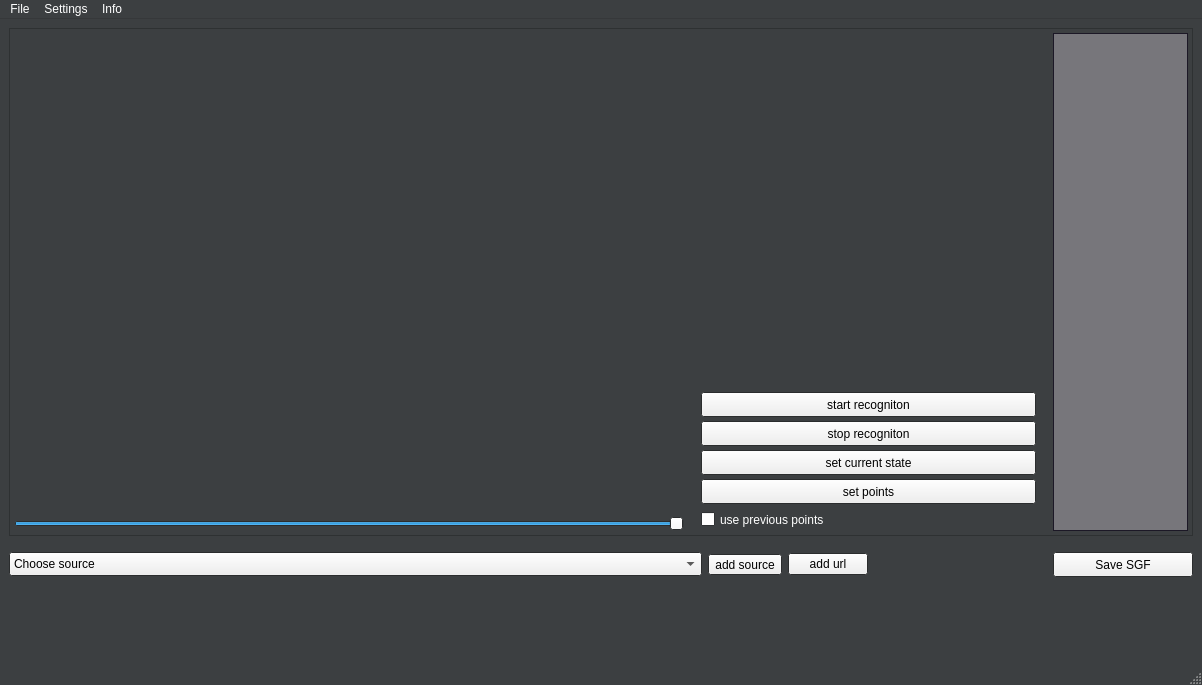
<?xml version="1.0" encoding="UTF-8"?>
<ui version="4.0">
 <class>MainWindow</class>
 <widget class="QMainWindow" name="MainWindow">
  <property name="geometry">
   <rect>
    <x>0</x>
    <y>0</y>
    <width>1202</width>
    <height>685</height>
   </rect>
  </property>
  <property name="sizePolicy">
   <sizepolicy hsizetype="Fixed" vsizetype="Expanding">
    <horstretch>0</horstretch>
    <verstretch>0</verstretch>
   </sizepolicy>
  </property>
  <property name="minimumSize">
   <size>
    <width>800</width>
    <height>600</height>
   </size>
  </property>
  <property name="palette">
   <palette>
    <active>
     <colorrole role="Light">
      <brush brushstyle="SolidPattern">
       <color alpha="255">
        <red>119</red>
        <green>118</green>
        <blue>123</blue>
       </color>
      </brush>
     </colorrole>
     <colorrole role="Base">
      <brush brushstyle="SolidPattern">
       <color alpha="255">
        <red>255</red>
        <green>255</green>
        <blue>255</blue>
       </color>
      </brush>
     </colorrole>
     <colorrole role="Window">
      <brush brushstyle="SolidPattern">
       <color alpha="255">
        <red>60</red>
        <green>63</green>
        <blue>65</blue>
       </color>
      </brush>
     </colorrole>
     <colorrole role="ToolTipText">
      <brush brushstyle="SolidPattern">
       <color alpha="255">
        <red>255</red>
        <green>255</green>
        <blue>255</blue>
       </color>
      </brush>
     </colorrole>
    </active>
    <inactive>
     <colorrole role="Light">
      <brush brushstyle="SolidPattern">
       <color alpha="255">
        <red>119</red>
        <green>118</green>
        <blue>123</blue>
       </color>
      </brush>
     </colorrole>
     <colorrole role="Base">
      <brush brushstyle="SolidPattern">
       <color alpha="255">
        <red>255</red>
        <green>255</green>
        <blue>255</blue>
       </color>
      </brush>
     </colorrole>
     <colorrole role="Window">
      <brush brushstyle="SolidPattern">
       <color alpha="255">
        <red>60</red>
        <green>63</green>
        <blue>65</blue>
       </color>
      </brush>
     </colorrole>
     <colorrole role="ToolTipText">
      <brush brushstyle="SolidPattern">
       <color alpha="255">
        <red>255</red>
        <green>255</green>
        <blue>255</blue>
       </color>
      </brush>
     </colorrole>
    </inactive>
    <disabled>
     <colorrole role="Light">
      <brush brushstyle="SolidPattern">
       <color alpha="255">
        <red>119</red>
        <green>118</green>
        <blue>123</blue>
       </color>
      </brush>
     </colorrole>
     <colorrole role="Base">
      <brush brushstyle="SolidPattern">
       <color alpha="255">
        <red>60</red>
        <green>63</green>
        <blue>65</blue>
       </color>
      </brush>
     </colorrole>
     <colorrole role="Window">
      <brush brushstyle="SolidPattern">
       <color alpha="255">
        <red>60</red>
        <green>63</green>
        <blue>65</blue>
       </color>
      </brush>
     </colorrole>
     <colorrole role="ToolTipText">
      <brush brushstyle="SolidPattern">
       <color alpha="255">
        <red>255</red>
        <green>255</green>
        <blue>255</blue>
       </color>
      </brush>
     </colorrole>
    </disabled>
   </palette>
  </property>
  <property name="windowTitle">
   <string>go-broadcast</string>
  </property>
  <property name="windowOpacity">
   <double>1.000000000000000</double>
  </property>
  <property name="layoutDirection">
   <enum>Qt::LeftToRight</enum>
  </property>
  <widget class="QWidget" name="centralwidget">
   <layout class="QVBoxLayout" name="verticalLayout_3">
    <item>
     <widget class="QFrame" name="frame">
      <property name="sizePolicy">
       <sizepolicy hsizetype="Expanding" vsizetype="Expanding">
        <horstretch>0</horstretch>
        <verstretch>0</verstretch>
       </sizepolicy>
      </property>
      <property name="minimumSize">
       <size>
        <width>780</width>
        <height>420</height>
       </size>
      </property>
      <property name="sizeIncrement">
       <size>
        <width>0</width>
        <height>0</height>
       </size>
      </property>
      <property name="font">
       <font>
        <family>Ubuntu</family>
       </font>
      </property>
      <property name="cursor">
       <cursorShape>ArrowCursor</cursorShape>
      </property>
      <property name="focusPolicy">
       <enum>Qt::WheelFocus</enum>
      </property>
      <property name="layoutDirection">
       <enum>Qt::LeftToRight</enum>
      </property>
      <property name="frameShape">
       <enum>QFrame::StyledPanel</enum>
      </property>
      <property name="frameShadow">
       <enum>QFrame::Raised</enum>
      </property>
      <layout class="QHBoxLayout" name="horizontalLayout">
       <property name="spacing">
        <number>17</number>
       </property>
       <property name="leftMargin">
        <number>4</number>
       </property>
       <property name="topMargin">
        <number>4</number>
       </property>
       <property name="rightMargin">
        <number>4</number>
       </property>
       <property name="bottomMargin">
        <number>4</number>
       </property>
       <item>
        <widget class="QWidget" name="stream_widget" native="true">
         <property name="sizePolicy">
          <sizepolicy hsizetype="Preferred" vsizetype="Preferred">
           <horstretch>2</horstretch>
           <verstretch>0</verstretch>
          </sizepolicy>
         </property>
         <property name="minimumSize">
          <size>
           <width>350</width>
           <height>0</height>
          </size>
         </property>
         <layout class="QVBoxLayout" name="verticalLayout_2">
          <property name="leftMargin">
           <number>0</number>
          </property>
          <property name="topMargin">
           <number>0</number>
          </property>
          <property name="rightMargin">
           <number>0</number>
          </property>
          <property name="bottomMargin">
           <number>0</number>
          </property>
          <item>
           <widget class="QLabel" name="stream_label">
            <property name="sizePolicy">
             <sizepolicy hsizetype="Expanding" vsizetype="Expanding">
              <horstretch>0</horstretch>
              <verstretch>0</verstretch>
             </sizepolicy>
            </property>
            <property name="minimumSize">
             <size>
              <width>350</width>
              <height>350</height>
             </size>
            </property>
            <property name="frameShape">
             <enum>QFrame::NoFrame</enum>
            </property>
            <property name="text">
             <string/>
            </property>
            <property name="pixmap">
             <pixmap>../../Pictures/Screenshots/Screenshot from 2023-04-19 22-10-36.png</pixmap>
            </property>
            <property name="scaledContents">
             <bool>true</bool>
            </property>
           </widget>
          </item>
          <item>
           <widget class="QSlider" name="horizontal_slider">
            <property name="sizePolicy">
             <sizepolicy hsizetype="Expanding" vsizetype="Fixed">
              <horstretch>0</horstretch>
              <verstretch>0</verstretch>
             </sizepolicy>
            </property>
            <property name="minimumSize">
             <size>
              <width>350</width>
              <height>0</height>
             </size>
            </property>
            <property name="value">
             <number>99</number>
            </property>
            <property name="sliderPosition">
             <number>99</number>
            </property>
            <property name="orientation">
             <enum>Qt::Horizontal</enum>
            </property>
           </widget>
          </item>
         </layout>
        </widget>
       </item>
       <item>
        <widget class="QWidget" name="board_buttons_widget" native="true">
         <property name="sizePolicy">
          <sizepolicy hsizetype="Expanding" vsizetype="Expanding">
           <horstretch>1</horstretch>
           <verstretch>0</verstretch>
          </sizepolicy>
         </property>
         <property name="minimumSize">
          <size>
           <width>250</width>
           <height>0</height>
          </size>
         </property>
         <layout class="QVBoxLayout" name="verticalLayout">
          <property name="spacing">
           <number>4</number>
          </property>
          <property name="leftMargin">
           <number>0</number>
          </property>
          <property name="topMargin">
           <number>0</number>
          </property>
          <property name="rightMargin">
           <number>0</number>
          </property>
          <property name="bottomMargin">
           <number>0</number>
          </property>
          <item>
           <widget class="QLabel" name="board_label">
            <property name="sizePolicy">
             <sizepolicy hsizetype="Expanding" vsizetype="Expanding">
              <horstretch>1</horstretch>
              <verstretch>0</verstretch>
             </sizepolicy>
            </property>
            <property name="minimumSize">
             <size>
              <width>250</width>
              <height>250</height>
             </size>
            </property>
            <property name="text">
             <string/>
            </property>
            <property name="pixmap">
             <pixmap>../../Desktop/board 2_screenshot_30.04.2023.png</pixmap>
            </property>
            <property name="scaledContents">
             <bool>true</bool>
            </property>
            <property name="alignment">
             <set>Qt::AlignCenter</set>
            </property>
           </widget>
          </item>
          <item>
           <widget class="QPushButton" name="start_recognition_button">
            <property name="sizePolicy">
             <sizepolicy hsizetype="Expanding" vsizetype="Fixed">
              <horstretch>0</horstretch>
              <verstretch>0</verstretch>
             </sizepolicy>
            </property>
            <property name="minimumSize">
             <size>
              <width>250</width>
              <height>25</height>
             </size>
            </property>
            <property name="text">
             <string>start recogniton</string>
            </property>
           </widget>
          </item>
          <item>
           <widget class="QPushButton" name="stop_recognition_button">
            <property name="sizePolicy">
             <sizepolicy hsizetype="Expanding" vsizetype="Fixed">
              <horstretch>0</horstretch>
              <verstretch>0</verstretch>
             </sizepolicy>
            </property>
            <property name="minimumSize">
             <size>
              <width>250</width>
              <height>25</height>
             </size>
            </property>
            <property name="text">
             <string>stop recogniton</string>
            </property>
           </widget>
          </item>
          <item>
           <widget class="QPushButton" name="set_current_state_button">
            <property name="sizePolicy">
             <sizepolicy hsizetype="Expanding" vsizetype="Fixed">
              <horstretch>0</horstretch>
              <verstretch>0</verstretch>
             </sizepolicy>
            </property>
            <property name="minimumSize">
             <size>
              <width>250</width>
              <height>25</height>
             </size>
            </property>
            <property name="text">
             <string>set current state</string>
            </property>
           </widget>
          </item>
          <item>
           <widget class="QPushButton" name="set_points_button">
            <property name="sizePolicy">
             <sizepolicy hsizetype="Expanding" vsizetype="Fixed">
              <horstretch>0</horstretch>
              <verstretch>0</verstretch>
             </sizepolicy>
            </property>
            <property name="minimumSize">
             <size>
              <width>250</width>
              <height>25</height>
             </size>
            </property>
            <property name="text">
             <string>set points</string>
            </property>
           </widget>
          </item>
          <item>
           <widget class="QCheckBox" name="previous_points_box">
            <property name="sizePolicy">
             <sizepolicy hsizetype="Expanding" vsizetype="Fixed">
              <horstretch>0</horstretch>
              <verstretch>0</verstretch>
             </sizepolicy>
            </property>
            <property name="minimumSize">
             <size>
              <width>250</width>
              <height>23</height>
             </size>
            </property>
            <property name="palette">
             <palette>
              <active>
               <colorrole role="WindowText">
                <brush brushstyle="SolidPattern">
                 <color alpha="255">
                  <red>255</red>
                  <green>255</green>
                  <blue>255</blue>
                 </color>
                </brush>
               </colorrole>
              </active>
              <inactive>
               <colorrole role="WindowText">
                <brush brushstyle="SolidPattern">
                 <color alpha="255">
                  <red>255</red>
                  <green>255</green>
                  <blue>255</blue>
                 </color>
                </brush>
               </colorrole>
              </inactive>
              <disabled>
               <colorrole role="WindowText">
                <brush brushstyle="SolidPattern">
                 <color alpha="255">
                  <red>190</red>
                  <green>190</green>
                  <blue>190</blue>
                 </color>
                </brush>
               </colorrole>
              </disabled>
             </palette>
            </property>
            <property name="text">
             <string>use previous points</string>
            </property>
           </widget>
          </item>
         </layout>
        </widget>
       </item>
       <item>
        <widget class="QListView" name="moves_list">
         <property name="sizePolicy">
          <sizepolicy hsizetype="Fixed" vsizetype="Expanding">
           <horstretch>1</horstretch>
           <verstretch>0</verstretch>
          </sizepolicy>
         </property>
         <property name="minimumSize">
          <size>
           <width>135</width>
           <height>380</height>
          </size>
         </property>
         <property name="maximumSize">
          <size>
           <width>135</width>
           <height>16777215</height>
          </size>
         </property>
         <property name="palette">
          <palette>
           <active>
            <colorrole role="Base">
             <brush brushstyle="SolidPattern">
              <color alpha="255">
               <red>119</red>
               <green>118</green>
               <blue>123</blue>
              </color>
             </brush>
            </colorrole>
            <colorrole role="Window">
             <brush brushstyle="SolidPattern">
              <color alpha="255">
               <red>36</red>
               <green>31</green>
               <blue>49</blue>
              </color>
             </brush>
            </colorrole>
           </active>
           <inactive>
            <colorrole role="Base">
             <brush brushstyle="SolidPattern">
              <color alpha="255">
               <red>119</red>
               <green>118</green>
               <blue>123</blue>
              </color>
             </brush>
            </colorrole>
            <colorrole role="Window">
             <brush brushstyle="SolidPattern">
              <color alpha="255">
               <red>36</red>
               <green>31</green>
               <blue>49</blue>
              </color>
             </brush>
            </colorrole>
           </inactive>
           <disabled>
            <colorrole role="Base">
             <brush brushstyle="SolidPattern">
              <color alpha="255">
               <red>36</red>
               <green>31</green>
               <blue>49</blue>
              </color>
             </brush>
            </colorrole>
            <colorrole role="Window">
             <brush brushstyle="SolidPattern">
              <color alpha="255">
               <red>36</red>
               <green>31</green>
               <blue>49</blue>
              </color>
             </brush>
            </colorrole>
           </disabled>
          </palette>
         </property>
        </widget>
       </item>
      </layout>
     </widget>
    </item>
    <item>
     <layout class="QGridLayout" name="gridLayout_3" columnstretch="5,0,1,1,0,0">
      <property name="topMargin">
       <number>10</number>
      </property>
      <property name="bottomMargin">
       <number>77</number>
      </property>
      <item row="0" column="0">
       <widget class="QComboBox" name="choose_source_box">
        <property name="sizePolicy">
         <sizepolicy hsizetype="Expanding" vsizetype="Fixed">
          <horstretch>2</horstretch>
          <verstretch>0</verstretch>
         </sizepolicy>
        </property>
        <property name="minimumSize">
         <size>
          <width>371</width>
          <height>24</height>
         </size>
        </property>
        <property name="layoutDirection">
         <enum>Qt::LeftToRight</enum>
        </property>
        <property name="editable">
         <bool>false</bool>
        </property>
        <property name="currentText">
         <string>Choose source</string>
        </property>
        <item>
         <property name="text">
          <string>Choose source</string>
         </property>
        </item>
       </widget>
      </item>
      <item row="0" column="3">
       <spacer name="horizontalSpacer_2">
        <property name="orientation">
         <enum>Qt::Horizontal</enum>
        </property>
        <property name="sizeHint" stdset="0">
         <size>
          <width>14</width>
          <height>20</height>
         </size>
        </property>
       </spacer>
      </item>
      <item row="0" column="5">
       <widget class="QPushButton" name="save_sgf_button">
        <property name="sizePolicy">
         <sizepolicy hsizetype="Fixed" vsizetype="Fixed">
          <horstretch>1</horstretch>
          <verstretch>0</verstretch>
         </sizepolicy>
        </property>
        <property name="minimumSize">
         <size>
          <width>140</width>
          <height>25</height>
         </size>
        </property>
        <property name="text">
         <string>Save SGF</string>
        </property>
       </widget>
      </item>
      <item row="0" column="4">
       <spacer name="horizontalSpacer">
        <property name="orientation">
         <enum>Qt::Horizontal</enum>
        </property>
        <property name="sizeHint" stdset="0">
         <size>
          <width>40</width>
          <height>20</height>
         </size>
        </property>
       </spacer>
      </item>
      <item row="0" column="1">
       <widget class="QToolButton" name="add_source_button">
        <property name="text">
         <string>add source</string>
        </property>
       </widget>
      </item>
      <item row="0" column="2">
       <widget class="QPushButton" name="add_url_button">
        <property name="sizePolicy">
         <sizepolicy hsizetype="Fixed" vsizetype="Fixed">
          <horstretch>0</horstretch>
          <verstretch>0</verstretch>
         </sizepolicy>
        </property>
        <property name="text">
         <string>add url</string>
        </property>
       </widget>
      </item>
     </layout>
    </item>
   </layout>
  </widget>
  <widget class="QMenuBar" name="menubar">
   <property name="geometry">
    <rect>
     <x>0</x>
     <y>0</y>
     <width>1202</width>
     <height>22</height>
    </rect>
   </property>
   <property name="palette">
    <palette>
     <active>
      <colorrole role="WindowText">
       <brush brushstyle="SolidPattern">
        <color alpha="255">
         <red>255</red>
         <green>255</green>
         <blue>255</blue>
        </color>
       </brush>
      </colorrole>
      <colorrole role="Text">
       <brush brushstyle="SolidPattern">
        <color alpha="255">
         <red>255</red>
         <green>255</green>
         <blue>255</blue>
        </color>
       </brush>
      </colorrole>
      <colorrole role="ButtonText">
       <brush brushstyle="SolidPattern">
        <color alpha="255">
         <red>255</red>
         <green>255</green>
         <blue>255</blue>
        </color>
       </brush>
      </colorrole>
      <colorrole role="PlaceholderText">
       <brush brushstyle="SolidPattern">
        <color alpha="128">
         <red>255</red>
         <green>255</green>
         <blue>255</blue>
        </color>
       </brush>
      </colorrole>
     </active>
     <inactive>
      <colorrole role="WindowText">
       <brush brushstyle="SolidPattern">
        <color alpha="255">
         <red>255</red>
         <green>255</green>
         <blue>255</blue>
        </color>
       </brush>
      </colorrole>
      <colorrole role="Text">
       <brush brushstyle="SolidPattern">
        <color alpha="255">
         <red>255</red>
         <green>255</green>
         <blue>255</blue>
        </color>
       </brush>
      </colorrole>
      <colorrole role="ButtonText">
       <brush brushstyle="SolidPattern">
        <color alpha="255">
         <red>255</red>
         <green>255</green>
         <blue>255</blue>
        </color>
       </brush>
      </colorrole>
      <colorrole role="PlaceholderText">
       <brush brushstyle="SolidPattern">
        <color alpha="128">
         <red>255</red>
         <green>255</green>
         <blue>255</blue>
        </color>
       </brush>
      </colorrole>
     </inactive>
     <disabled>
      <colorrole role="WindowText">
       <brush brushstyle="SolidPattern">
        <color alpha="255">
         <red>190</red>
         <green>190</green>
         <blue>190</blue>
        </color>
       </brush>
      </colorrole>
      <colorrole role="Text">
       <brush brushstyle="SolidPattern">
        <color alpha="255">
         <red>190</red>
         <green>190</green>
         <blue>190</blue>
        </color>
       </brush>
      </colorrole>
      <colorrole role="ButtonText">
       <brush brushstyle="SolidPattern">
        <color alpha="255">
         <red>190</red>
         <green>190</green>
         <blue>190</blue>
        </color>
       </brush>
      </colorrole>
      <colorrole role="PlaceholderText">
       <brush brushstyle="SolidPattern">
        <color alpha="128">
         <red>0</red>
         <green>0</green>
         <blue>0</blue>
        </color>
       </brush>
      </colorrole>
     </disabled>
    </palette>
   </property>
   <widget class="QMenu" name="menuFile">
    <property name="title">
     <string>File</string>
    </property>
    <addaction name="actionQuit"/>
   </widget>
   <widget class="QMenu" name="menuSettings">
    <property name="palette">
     <palette>
      <active>
       <colorrole role="WindowText">
        <brush brushstyle="SolidPattern">
         <color alpha="255">
          <red>255</red>
          <green>255</green>
          <blue>255</blue>
         </color>
        </brush>
       </colorrole>
       <colorrole role="Base">
        <brush brushstyle="SolidPattern">
         <color alpha="255">
          <red>255</red>
          <green>255</green>
          <blue>255</blue>
         </color>
        </brush>
       </colorrole>
       <colorrole role="Window">
        <brush brushstyle="SolidPattern">
         <color alpha="255">
          <red>61</red>
          <green>56</green>
          <blue>70</blue>
         </color>
        </brush>
       </colorrole>
      </active>
      <inactive>
       <colorrole role="WindowText">
        <brush brushstyle="SolidPattern">
         <color alpha="255">
          <red>255</red>
          <green>255</green>
          <blue>255</blue>
         </color>
        </brush>
       </colorrole>
       <colorrole role="Base">
        <brush brushstyle="SolidPattern">
         <color alpha="255">
          <red>255</red>
          <green>255</green>
          <blue>255</blue>
         </color>
        </brush>
       </colorrole>
       <colorrole role="Window">
        <brush brushstyle="SolidPattern">
         <color alpha="255">
          <red>61</red>
          <green>56</green>
          <blue>70</blue>
         </color>
        </brush>
       </colorrole>
      </inactive>
      <disabled>
       <colorrole role="WindowText">
        <brush brushstyle="SolidPattern">
         <color alpha="255">
          <red>190</red>
          <green>190</green>
          <blue>190</blue>
         </color>
        </brush>
       </colorrole>
       <colorrole role="Base">
        <brush brushstyle="SolidPattern">
         <color alpha="255">
          <red>61</red>
          <green>56</green>
          <blue>70</blue>
         </color>
        </brush>
       </colorrole>
       <colorrole role="Window">
        <brush brushstyle="SolidPattern">
         <color alpha="255">
          <red>61</red>
          <green>56</green>
          <blue>70</blue>
         </color>
        </brush>
       </colorrole>
      </disabled>
     </palette>
    </property>
    <property name="title">
     <string>Settings</string>
    </property>
    <widget class="QMenu" name="menuParameters">
     <property name="title">
      <string>Parameters</string>
     </property>
     <addaction name="actionRecognition"/>
     <addaction name="actionLogging"/>
    </widget>
    <addaction name="menuParameters"/>
    <addaction name="actionbroadcast"/>
   </widget>
   <widget class="QMenu" name="menuInfo">
    <property name="title">
     <string>Info</string>
    </property>
    <addaction name="actionInfo"/>
   </widget>
   <addaction name="menuFile"/>
   <addaction name="menuSettings"/>
   <addaction name="menuInfo"/>
  </widget>
  <widget class="QStatusBar" name="statusbar"/>
  <action name="actionFile">
   <property name="text">
    <string>File</string>
   </property>
  </action>
  <action name="actionQuit">
   <property name="text">
    <string>Quit</string>
   </property>
  </action>
  <action name="actionRecognition">
   <property name="text">
    <string>Recognition</string>
   </property>
  </action>
  <action name="actionLogging">
   <property name="text">
    <string>Logging</string>
   </property>
  </action>
  <action name="actionbroadcast">
   <property name="text">
    <string>broadcast</string>
   </property>
  </action>
  <action name="actionInfo">
   <property name="text">
    <string>Info</string>
   </property>
  </action>
 </widget>
 <resources/>
 <connections/>
</ui>
